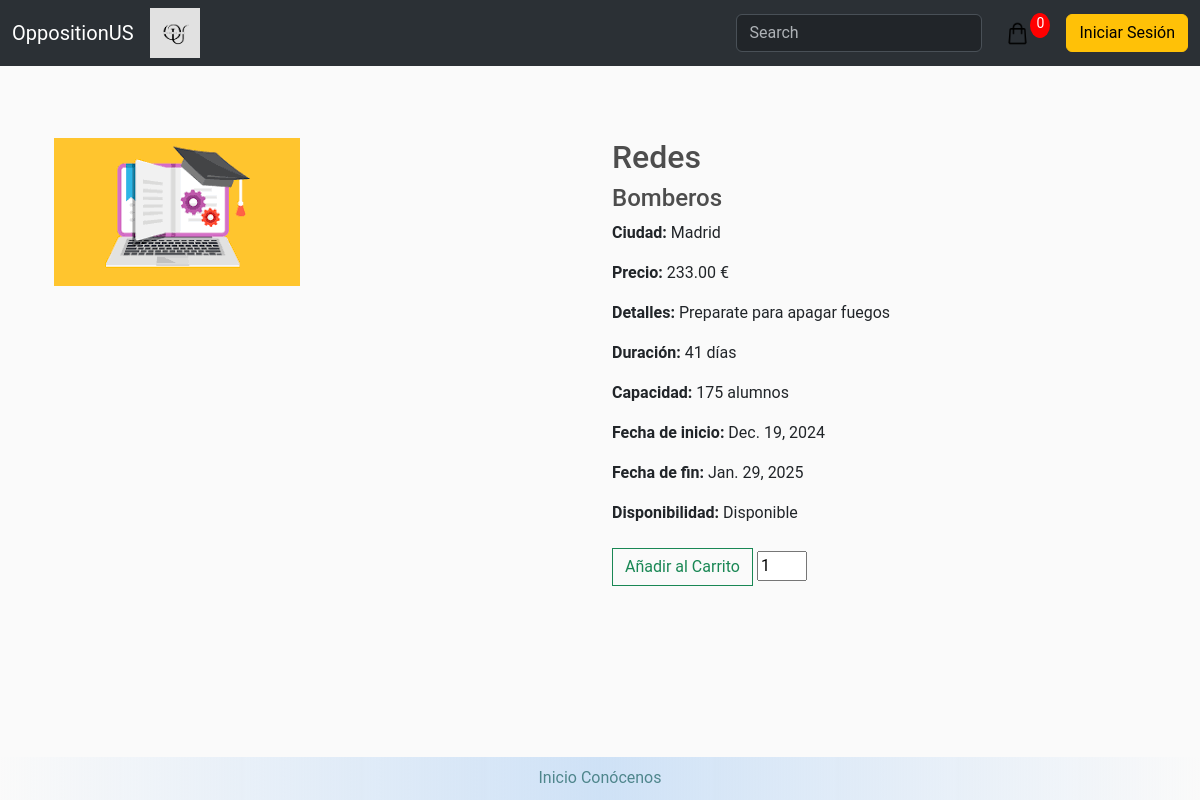
The page /course/8/ on the database its author committed.
### store/models.py (models this page shows, shortened)
class Course(models.Model):
    name = models.CharField(max_length=200, null=False, blank=False)
    image = models.ImageField(upload_to='courses')
    price = models.DecimalField(max_digits=7, decimal_places=2, null=False, blank=False, validators=[MinValueValidator(0)])
    details = models.CharField(max_length=200, null=True, blank=True)
    city = models.CharField(max_length=200, null=False, blank=False)
    course_type = models.ForeignKey(CourseType, null=True, on_delete=models.SET_NULL)
    capacity = models.IntegerField(null=False, blank=False, validators=[MinValueValidator(0)])
    is_available = models.BooleanField(default=True)
    start_date = models.DateField(null=False, blank=False)
    end_date = models.DateField(null=False, blank=False)
    class Meta:
        verbose_name = 'Course'
        verbose_name_plural = 'Courses'
        ordering = ['name']

class CourseType(models.Model):
    name = models.CharField(max_length=50, unique=True, null=False, blank=False)
    class Meta:
        verbose_name = 'Course type'
        verbose_name_plural = 'Course types'
        ordering = ['name']

### store/views.py (the view)
# urls.py: path('course/<int:course_id>/', views.courseDetails, name='details'),
def courseDetails(request, course_id):
    cart = cartData(request)
    course = get_object_or_404(Course, pk=course_id)
    duration = (course.end_date - course.start_date).days
    is_available = course.is_available
    return render(
        request,
        'store/course.html',
        {
            'course': course,
            'cartItems': cart['cartItems'],
            'duration': duration,
            'is_available': is_available,
        }
    )

### store/utils.py (called while the page is built, shortened)
def cookieCart(request):
    try:
        cart = json.loads(request.COOKIES['cart'])
    except:
        cart = {}
    items = []
    order = {'get_cart_total': 0, 'get_cart_items': 0}
    cartItems = order['get_cart_items']
    return {'cartItems': cartItems, 'order': order, 'items': items}

def cartData(request):
    if request.user.is_authenticated:
        customer = request.user.customer
        order, created = Order.objects.get_or_create(customer = customer, status=Status.objects.get(name='No realizado'))
        cartItems = order.get_cart_items
        items = order.orderitem_set.all()
    else:
        cookieData = cookieCart(request)
        cartItems = cookieData['cartItems']
        order = cookieData['order']
        items = cookieData['items']
    return {'cartItems': cartItems, 'order': order, 'items': items}

### store/templates/store/course.html (shortened to what this page needs)
{% extends 'store/main.html' %}
{% load static %}
{% block content %}
<div class="container mt-5">
    <div class="row">
        <div class="col-md-6">
            {% if course.image %}
                <img class="img-fluid" src="{{ course.image.url }}" alt="{{ course.name }}">
            {% else %}
                <img class="img-fluid" src="{% static 'course/Default.jpg.png' %}" alt="{{ course.name }}">
            {% endif %}
        </div>
        <div class="col-md-6">
            <h2>{{ course.name }}</h2>
            <h4>{{ course.course_type.name }}</h4>
            <p><strong>Ciudad:</strong> {{ course.city }}</p>
            <p><strong>Precio:</strong> {{ course.price|floatformat:2 }} €</p>
            <p><strong>Detalles:</strong> {{ course.details }}</p>
            <p><strong>Duración:</strong> {{ duration }} días</p>
            <p><strong>Capacidad:</strong> {{ course.capacity }} alumnos</p>
            <p><strong>Fecha de inicio:</strong> {{ course.start_date }}</p>
            <p><strong>Fecha de fin:</strong> {{ course.end_date }}</p>
            <p><strong>Disponibilidad:</strong>
                {% if is_available %}
                    {{ is_available|yesno:"Disponible,No disponible" }}
                {% else %}
                    <span class="text-danger font-weight-bold">No disponible</span>
                {% endif %}
            </p>
            {% if is_available %}
                <div style="flex-direction: column;">
                    <button data-course="{{ course.id }}" data-action="add" data-quantity="1" class="btn btn-outline-success add-btn update-cart">Añadir al Carrito</button>
                    <input id="quantity-input" type="number" value="1" min="1" style="width: 50px; margin-top: 10px">
                </div>
            {% else %}
                <p class="text-muted">Este curso no está disponible en este momento.</p>
            {% endif %}
        </div>
    </div>
</div>
{% endblock %}

### static/css/main.css (style rules this page uses)
body { background-color: hsl(0, 0%, 98%); font-family: 'Roboto', 'Helvetica Neue', Arial, sans-serif; display: flex; flex-direction: column; min-height: 100vh; }
h1,h2,h3,h4,h5,h6 { color:hsl(0, 0%, 30%); }
.btn { border-radius: 0; }

### rows shown on the page
Course: image (picture), name "Redes", course_type.name "Bomberos", city "Madrid", price "233.00", details "Preparate para apagar fuegos", capacity "175", start_date "Dec. 19, 2024", end_date "Jan. 29, 2025"

### other values the page prints
{{ cartItems }} "0"
{{ duration }} "41"
{{ is_available|yesno:"Disponible,No disponible" }} "Disponible"
